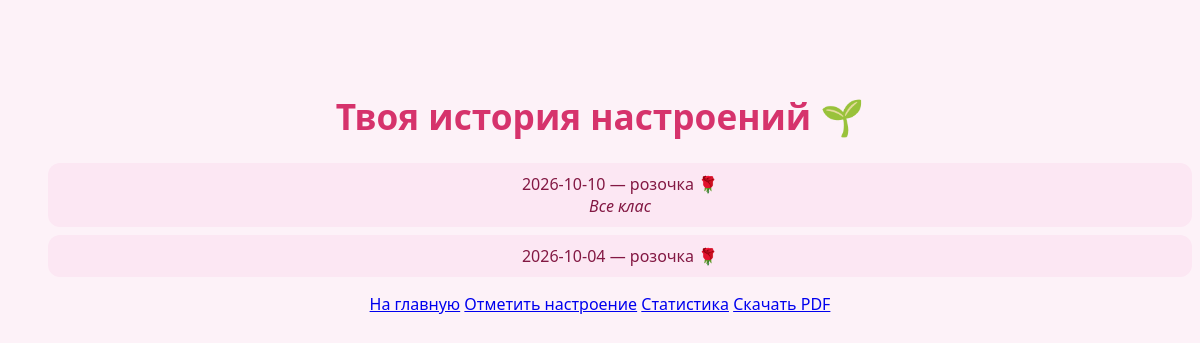
Before: /history with the older database file.
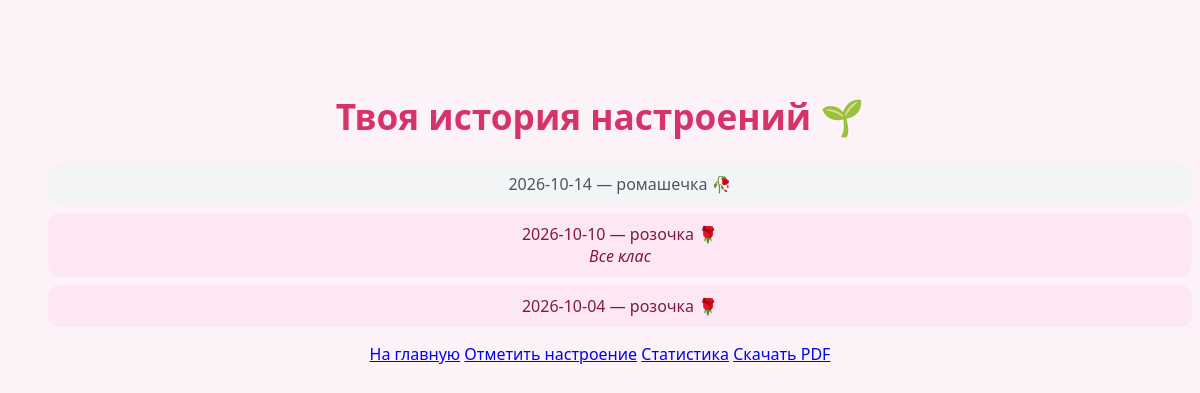
After: the same page with the newer database file.
### tables this page shows
CREATE TABLE moods (
            id INTEGER PRIMARY KEY AUTOINCREMENT,
            mood TEXT NOT NULL,
            date TEXT NOT NULL
        , note TEXT);

### app.py (the view)
@app.route("/history")
def history():
    all_moods = get_all_moods()
    return render_template("history.html", moods=all_moods)

### app.py (called while the page is built)
@app.context_processor
def inject_theme():
    theme = request.cookies.get("theme", "pink")
    return dict(theme=theme)

### database.py (called while the page is built)
def get_connection():
    connection = sqlite3.connect("moodgarden.db")
    return connection

def get_all_moods():
    connection = get_connection()
    cursor = connection.cursor()
    cursor.execute("SELECT * FROM moods ORDER BY id DESC")
    rows = cursor.fetchall()
    connection.close()
    return rows

### templates/history.html (shortened to what this page needs)
<!DOCTYPE html>
<html lang="ru">
<head>
    <link rel="stylesheet" href="{{ url_for('static', filename='style.css') }}">
</head>
<body class="{{ theme }}">
    <h1>Твоя история настроений 🌱</h1>
    <ul>
        {% for entry in moods %}
            {% if entry[1] == "ромашечка" %}
                <li class="mood-calm">{{ entry[2] }} — {{ entry[1] }} 🌼
                    {% if entry[3] %}<br><em>{{ entry[3] }}</em>{% endif %}
                </li>
            {% elif entry[1] == "розочка" %}
                <li class="mood-happy">{{ entry[2] }} — {{ entry[1] }} 🌹
                    {% if entry[3] %}<br><em>{{ entry[3] }}</em>{% endif %}
                </li>
            {% else %}
                <li class="mood-sad">{{ entry[2] }} — {{ entry[1] }} 🥀
                </li>
            {% endif %}
        {% endfor %}
    </ul>
    <nav>
        <a href="{{ url_for('home') }}">На главную</a>
        <a href="{{ url_for('mood') }}">Отметить настроение</a>
        <a href="{{ url_for('stats') }}">Статистика</a>
        <a href="{{ url_for('download_pdf') }}">Скачать PDF</a>
    </nav>
</body>
</html>

### static/style.css (style rules this page uses)
body.pink { background-color: #fdf2f8; font-family: "Comic Sans MS", "Segoe UI", sans-serif; text-align: center; padding-top: 60px; color: #4a2545; }
body.pink h1 { color: #d6336c; font-size: 2.2em; }
.mood-happy { background-color: #fce7f3; color: #831843; padding: 10px; margin: 8px 0; border-radius: 12px; list-style: none; }
.mood-sad { background-color: #f3f4f6; color: #4b5563; padding: 10px; margin: 8px 0; border-radius: 12px; list-style: none; }

Changed rows visible on the page:
added moods: date "2026-10-14", mood "ромaшечка"
